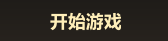
#> input picture templates/btn_lobby_start.png, 168 x 41 px; its folder holds 7 pictures in this run
$ python test_pyramid.py
#> lines starting #> are read from the running program, lines starting #| are printed output that depends on the picture
# -*- coding: utf-8 -*-
"""两级匹配自检：必须「该中的都中、不该中的不假阳性、坐标准」"""
import os
import sys

import cv2
import numpy as np

BASE = os.path.dirname(os.path.abspath(__file__))
sys.path.insert(0, BASE)
import game_auto as ga

OK, BAD = 0, []
TPLDIR = os.path.join(BASE, "templates")


def ck(name, cond, extra=""):
    global OK
    if cond:
        OK += 1
        print(f"  ✅ {name} {extra}")
    else:
        BAD.append(name)
        print(f"  ❌ {name} {extra}")


def imread(p):
#> called with p = 'templates/btn_lobby_start.png'
    return cv2.imdecode(np.fromfile(p, np.uint8), cv2.IMREAD_COLOR)
#> returned value is the input picture: shape (41, 168, 3); mean B, G, R 41.3, 50.2, 54.9


TPL = imread(os.path.join(TPLDIR, "btn_lobby_start.png"))
SCALES12 = [1.0, 0.95, 0.9, 0.85, 0.8, 0.75, 0.7, 0.65, 0.6, 0.55, 1.05, 1.1]


class V(ga.Vision):
    """直接返回内存里的模板，不读磁盘"""
    def __init__(self, tpl):
        self.template_dir = ""
        self._cache = {}
        self._tpl = tpl

    def _load(self, name):
        return self._tpl


v = V(TPL)
rng = np.random.default_rng(21)
bg = cv2.GaussianBlur(rng.integers(30, 120, (921, 1690, 3), dtype=np.uint8), (0, 0), 4)

print("\n[1] 有按钮 · 等比 1.0（基准尺寸）")
img = bg.copy()
img[500:500 + TPL.shape[0], 800:800 + TPL.shape[1]] = TPL
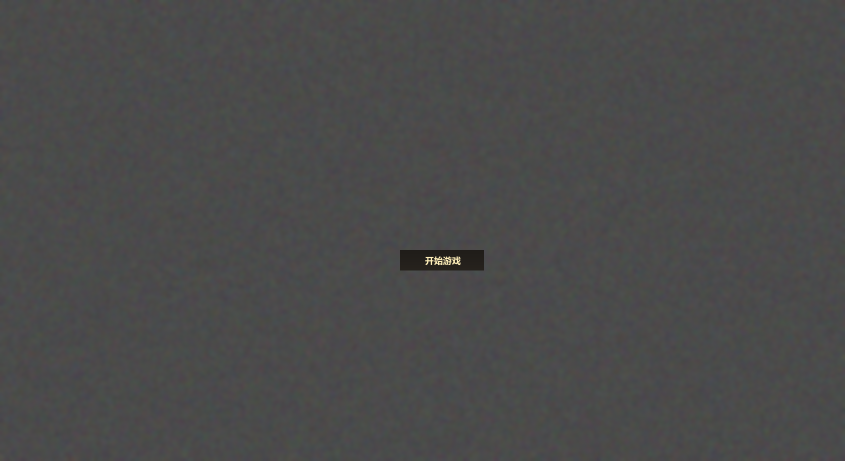
#> img: shape (921, 1690, 3) (shown at 1/2 size); mean B, G, R 74.3, 74.4, 74.4
#> (the run stopped early here; a loop or call above may not have finished)
